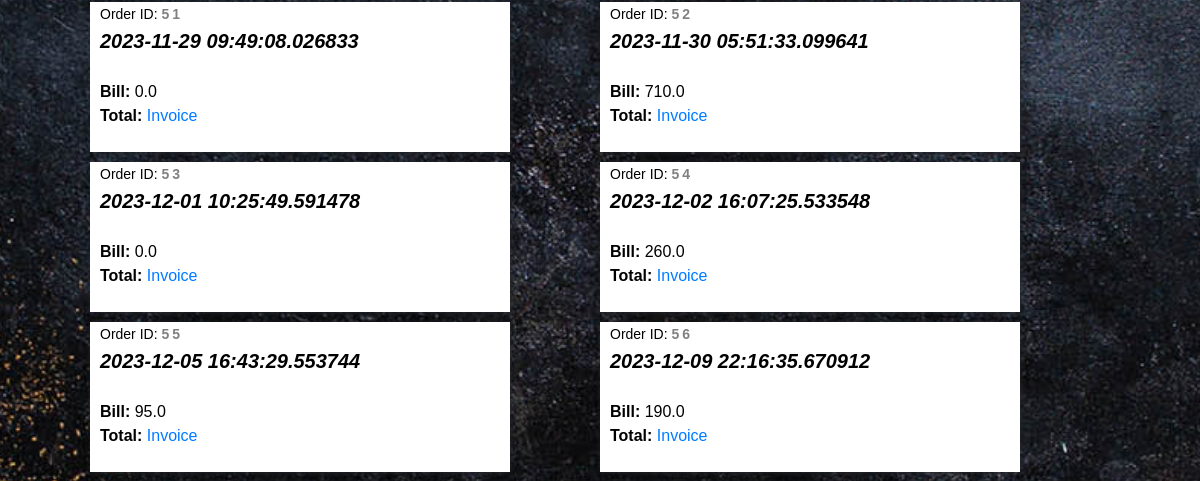
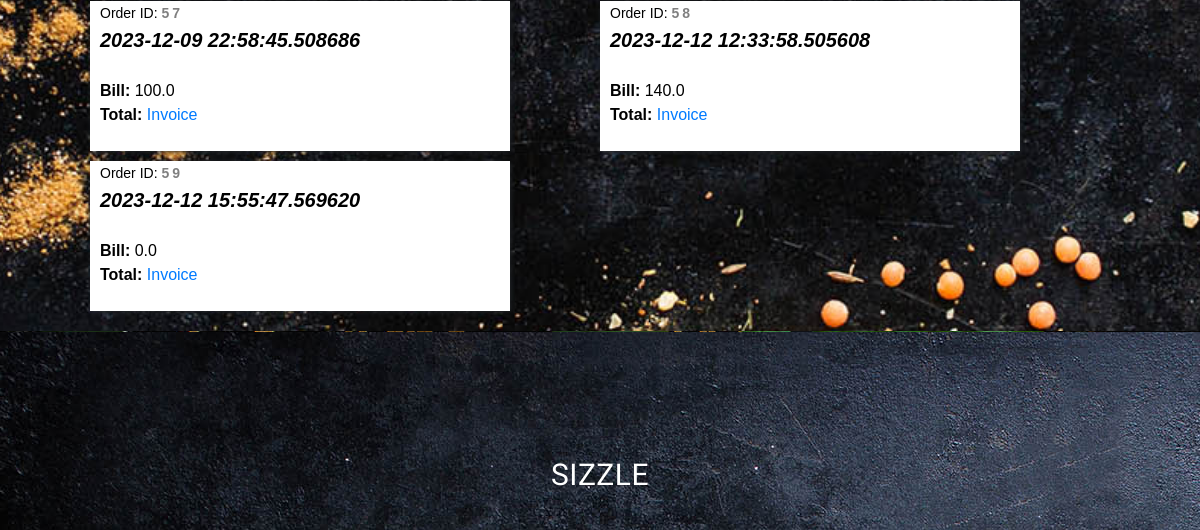
The page /orders (middle part) on the database as committed earlier (2 pictures, top to bottom).
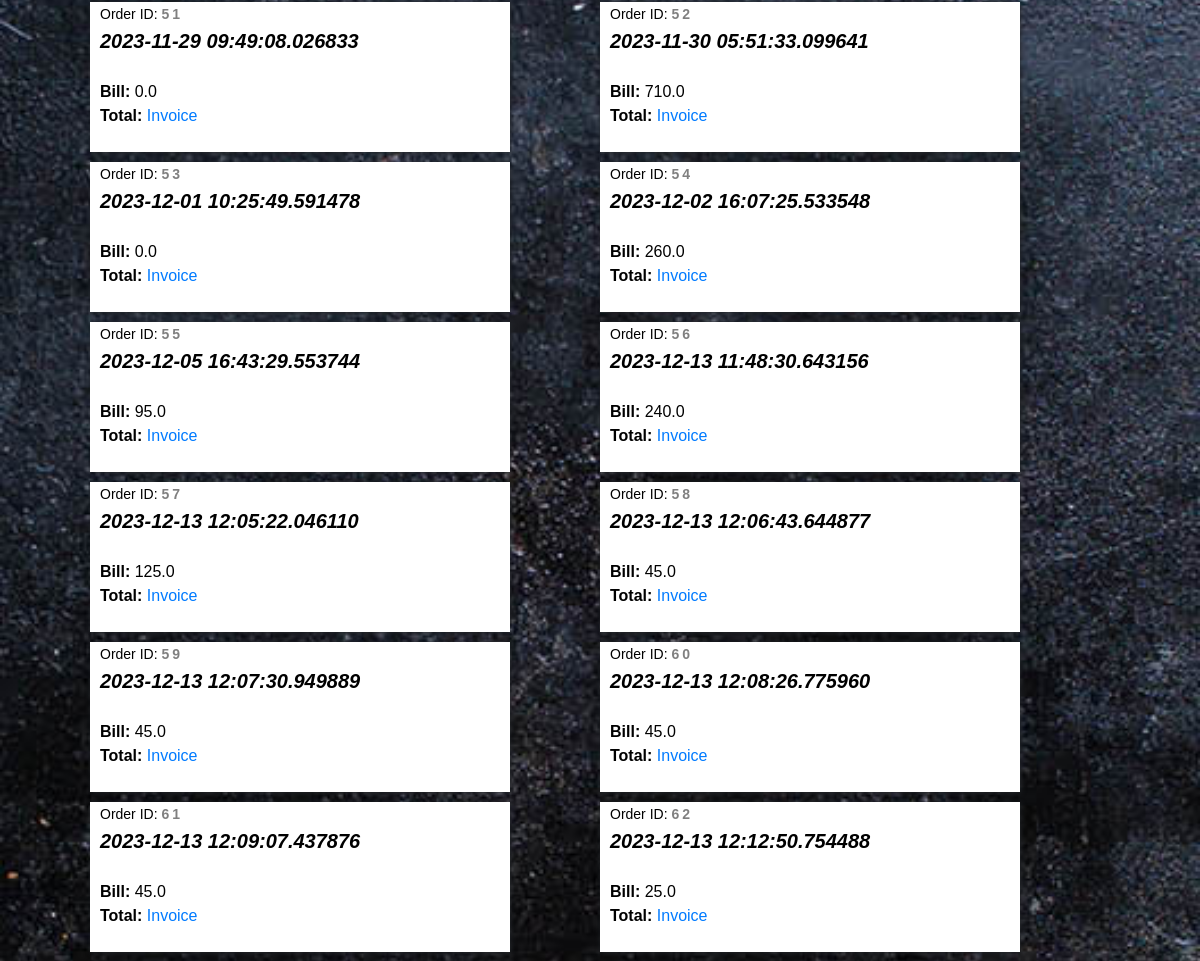
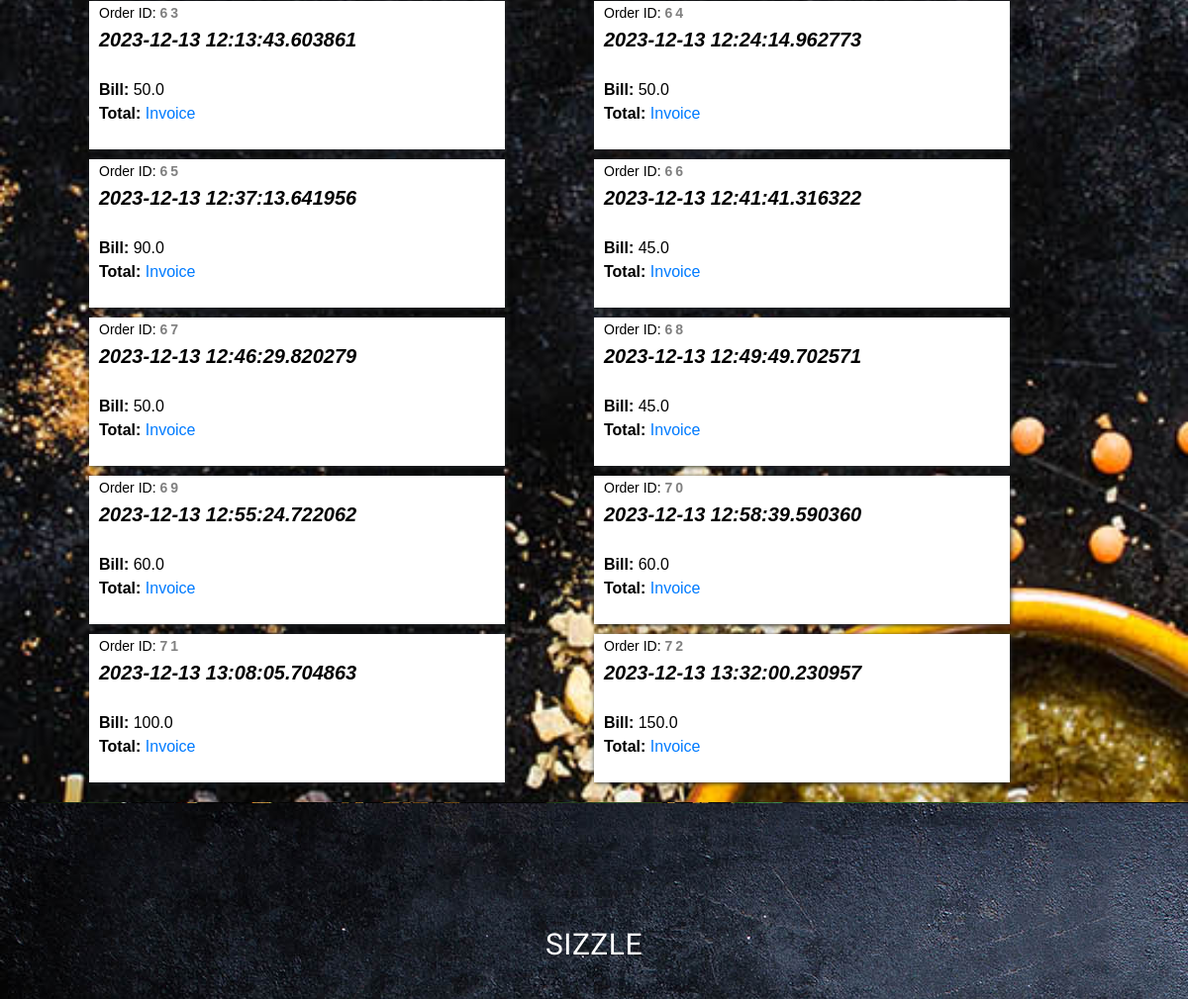
The same page on the database as committed later (2 pictures, top to bottom).
### Foodapp/models.py (models this page shows)
class Order(models.Model):
    OrderId = models.AutoField(primary_key=True)
    CustEmail = models.CharField(max_length=30)
    OrderDate = models.CharField(max_length=40)
    TotalBill = models.FloatField(max_length=50)
    class Meta:
        db_table = "FP_Order"

### Foodapp/views.py (the view)
# urls.py: path('orders', views.getorder),
def getorder(request):
    orders = Order.objects.all()
    return render(request, 'orderlist.html', {'orderlist': orders})

### Templates/Foodapp/orderlist.html (shortened to what this page needs)
<!DOCTYPE html>
<html lang="en" dir="ltr">
  <head>
	{% load static %}
    <link rel="stylesheet" type="text/css" href="{% static 'css/imperial_style.css' %}" />
    <link rel="stylesheet" type="text/css" href="{% static 'css/master.css' %}" />
    <link rel="stylesheet" href="https://use.fontawesome.com/releases/v5.7.2/css/all.css">
    <link rel="stylesheet" href="https://use.fontawesome.com/releases/v5.3.1/css/all.css">
      <link rel="stylesheet" href="{% static 'css/font-awesome.min.css' %}">
<link rel="stylesheet" href="https://stackpath.bootstrapcdn.com/bootstrap/4.4.1/css/bootstrap.min.css">
  </head>
    <main style="margin-top:80px;">
      <form action="placeorder" method="post">
{% for o in orderlist %}
      <div class="" style="background:#FFF;position: static;width:35%;height:150px;margin-left: 7.5%;float:left;box-shadow:1px 1px 5px;margin-bottom:10px;">
        <span style="color:black;float:left;margin-left:10px;"><span style="font-size:14px;">Order ID: <b style="letter-spacing: 3px;color: grey;">{{o.OrderId}}</b></span><br /><b style="font-size:20px;"><i>{{o.OrderDate}}</i></b><br/>
<br />
<tr>
<td><b>Bill:  </b></td><td>{{o.TotalBill}}</td><br /><td><b>Total:  </b></td><td id="tlp" style="color:black;"></td>
</tr><a href="#">Invoice</a>
      </span>
      </div>
      {% endfor %}
    </form>
    </main>
    <footer id="footer" data-stellar-background-ratio="0.5" style="background-color:#FFFFFF">
        <div class="container">
            <div class="foot-con">
                <div class="fo-cont-1">
                    SIZZLE
                </div>
            </div>
        </div>
    </footer>
  </body>
</html>

### Foodapp/static/css/imperial_style.css (style rules this page uses)
* { margin: 0; padding: 0; font-family: sans-serif; box-sizing: border-box; text-decoration: none; }
a { color: red; }
footer { margin-top: 10px; padding-top: 15px; padding-bottom: 30px; background-color: #232323; color: white; font-family: sans-serif; font-size:12px; font-weight: normal; letter-spacing: 0.5px; text-align: center; flex-shrink: 0; }
.foot-con { width: 100%; height: 100px; overflow: hidden; }
.fo-cont-1 { width:30%; float: left; text-align: center; font-size: 30px; font-weight: normal; color: ; font-family: 'Bevan', cursive; overflow: hidden; }

### Foodapp/static/css/master.css (style rules this page uses)
* { margin: 0; padding: 0; font-family: sans-serif; box-sizing: border-box; text-decoration: none; }
main { margin-top: 50px; flex: 1 0 auto; }
footer { margin-top: 10px; padding-top: 15px; padding-bottom: 30px; background-color: #232323; color: white; font-family: sans-serif; font-size:12px; font-weight: normal; letter-spacing: 0.5px; text-align: center; flex-shrink: 0; }
.foot-con { width: 100%; height: 100px; overflow: hidden; }
.fo-cont-1 { width:100%; float: left; text-align: center; font-size: 30px; font-weight: normal; color: ; font-family: 'Bevan', cursive; overflow: hidden; }
footer { background-image: url("/static/images/mainscreen4.jpg") !important; border-top: 1px solid rgba(0,0,0,0.05); padding: 120px 0; padding-bottom: 80px; }

Rows that differ between the two databases and show on the page:
changed Order id 56: OrderDate "2023-12-09 22:16:35.670912" → "2023-12-13 11:48:30.643156"; TotalBill "190.0" → "240.0"
changed Order id 57: OrderDate "2023-12-09 22:58:45.508686" → "2023-12-13 12:05:22.046110"; TotalBill "100.0" → "125.0"
changed Order id 58: OrderDate "2023-12-12 12:33:58.505608" → "2023-12-13 12:06:43.644877"; TotalBill "140.0" → "45.0"
changed Order id 59: OrderDate "2023-12-12 15:55:47.569620" → "2023-12-13 12:07:30.949889"; TotalBill "0.0" → "45.0"
added Order: OrderId "60", OrderDate "2023-12-13 12:08:26.775960", TotalBill "45.0"
added Order: OrderId "61", OrderDate "2023-12-13 12:09:07.437876", TotalBill "45.0"
added Order: OrderId "62", OrderDate "2023-12-13 12:12:50.754488", TotalBill "25.0"
added Order: OrderId "63", OrderDate "2023-12-13 12:13:43.603861", TotalBill "50.0"
added Order: OrderId "64", OrderDate "2023-12-13 12:24:14.962773", TotalBill "50.0"
added Order: OrderId "65", OrderDate "2023-12-13 12:37:13.641956", TotalBill "90.0"
added Order: OrderId "66", OrderDate "2023-12-13 12:41:41.316322", TotalBill "45.0"
added Order: OrderId "67", OrderDate "2023-12-13 12:46:29.820279", TotalBill "50.0"
added Order: OrderId "68", OrderDate "2023-12-13 12:49:49.702571", TotalBill "45.0"
added Order: OrderId "69", OrderDate "2023-12-13 12:55:24.722062", TotalBill "60.0"
added Order: OrderId "70", OrderDate "2023-12-13 12:58:39.590360", TotalBill "60.0"
added Order: OrderId "71", OrderDate "2023-12-13 13:08:05.704863", TotalBill "100.0"
added Order: OrderId "72", OrderDate "2023-12-13 13:32:00.230957", TotalBill "150.0"
